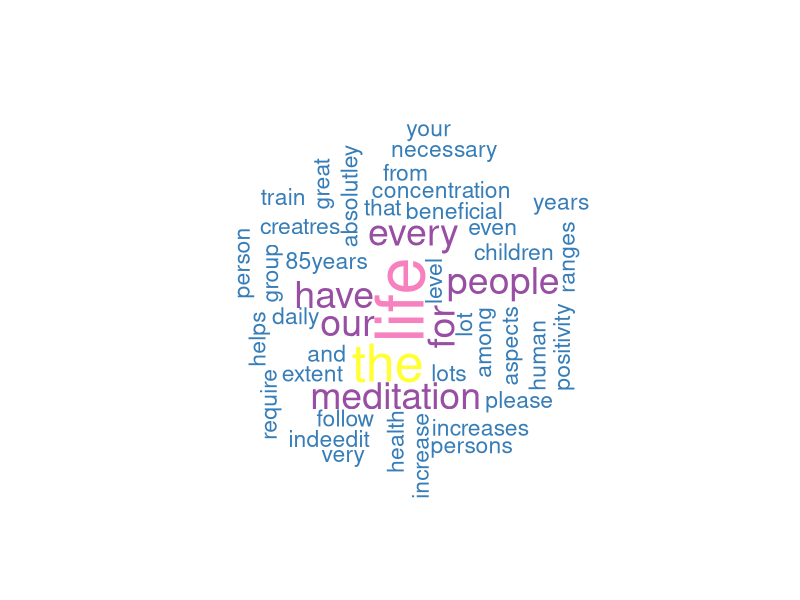
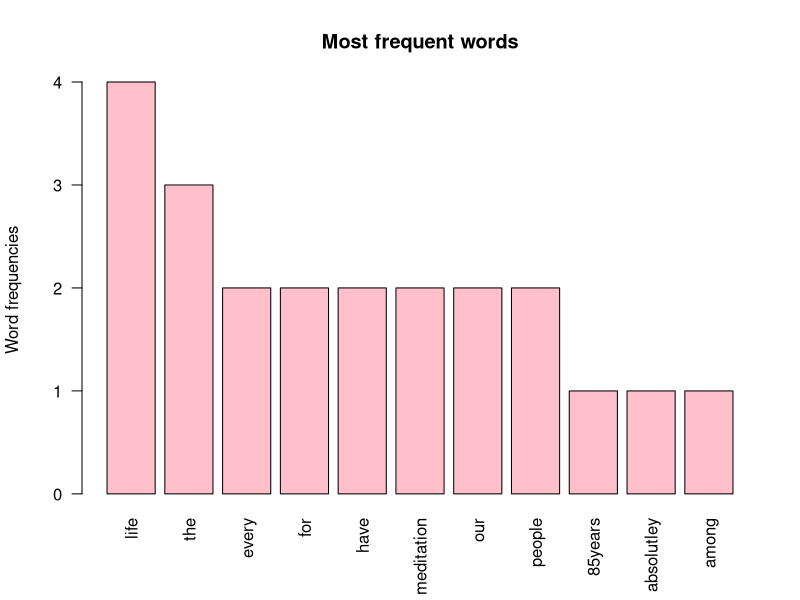

The R source for these figures, in order: (Note: this script raises an error after producing the figures.)
install.packages('officer') 
install.packages('dplyr') 
install.packages('tm') 
install.packages('ggplot2') 
install.packages('wordcloud') 
require(officer)#Access word documents
require(dplyr)#Manipulate Data
require(tm) #Text Mining
require(ggplot2)#Data Visualization
require(wordcloud)#create word cloud
sample_data <- paste(readLines("meditation-1.txt"),collapse = " ") 
content = sample_data

#data cleaning remove special characters and white spaces
content = gsub("[[:punct:]]", "", content)
content = stripWhitespace(content)


#content <- docx_summary(sample_data) 
#read text from the content variable 
#paragraphs <- content %>% filter(content_type == "paragraph") 
#Doc_Data<-paragraphs$text # Access the actual text 
#Doc_Data
#A corpus is a collection of texts, written or spoken, usually stored in a database.
# convert the vector Doc_Data to a corpus
new_corpus <- Corpus(VectorSource(content)) 
word.tdm <- TermDocumentMatrix(new_corpus) 
inspect(word.tdm[1:10,]) # Examine 10 words at a time 

#Examine the frequently appearing words in the term document matrix
FrequentTerms <- findFreqTerms(word.tdm, lowfreq = 5, highfreq = Inf) 

#Convert term document matrix to data frame
word.tdm <- TermDocumentMatrix(new_corpus)
m <- as.matrix(word.tdm) 
v <- sort(rowSums(m),decreasing=TRUE)
d <- data.frame(word = names(v),freq=v) 


#set.seed(10000) 
#wordcloud
wordcloud(words = d$word, freq = d$freq, min.freq = 1, 
          max.words=500, random.order=FALSE, rot.per=0.35,
          colors=brewer.pal(8, "Set1")) 

#graphical view
barplot(d[1:11,]$freq, las = 2, names.arg = d[1:11,]$word, 
        col ="pink", main ="Most frequent words", 
        ylab = "Word frequencies")

#star view
wordcloud2(d,0.7,shape="star")

#word find
d[d$word == "life",]
